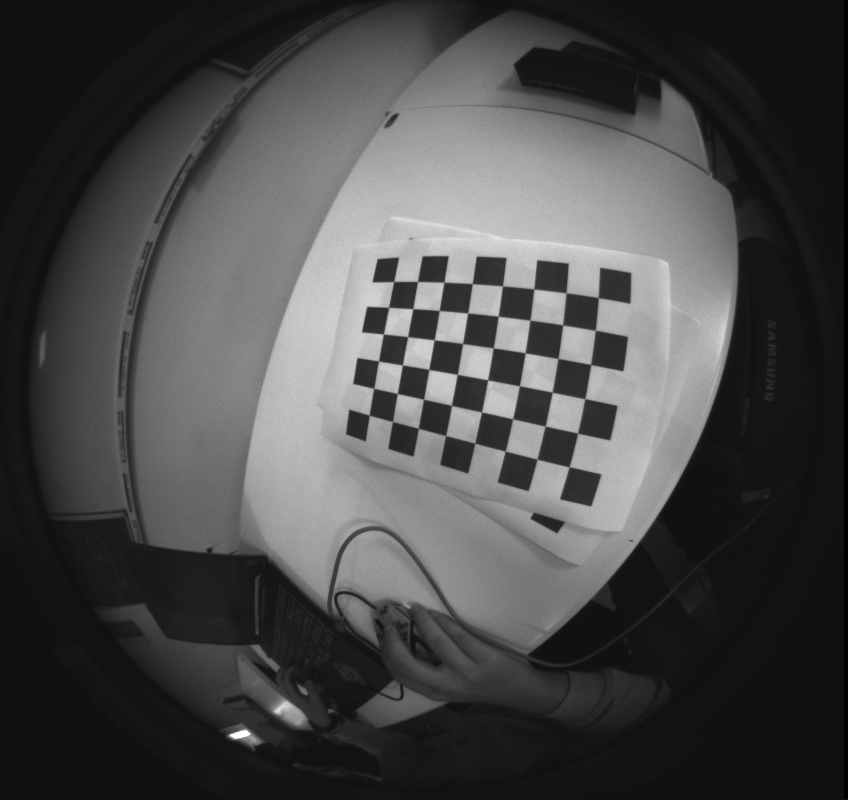
#> input picture tuan8/img/im10_Fisheye.png, 848 x 800 px; its folder holds 5 pictures in this run
$ python thuc_hanh_cau_1.py
#> lines starting #> are read from the running program, lines starting #| are printed output that depends on the picture; after the words box and inside, x2 and y2 are one past the last pixel; in counts of white or black regions, pixels touching at a corner belong together
import numpy as np
import cv2 as cv
import glob

# termination criteria
criteria = (cv.TERM_CRITERIA_EPS + cv.TERM_CRITERIA_MAX_ITER, 30, 0.001)

# prepare object points, like (0,0,0), (1,0,0), (2,0,0) ....,(6,5,0)
objp = np.zeros((6 * 8, 3), np.float32)
objp[:, :2] = np.mgrid[0:8, 0:6].T.reshape(-1, 2)

# Arrays to store object points and image points from all the images.
objpoints = []  # 3d point in real world space
imgpoints = []  # 2d points in image plane.

images = glob.glob('img/*.png')

img_size = None

for fname in images:
    img = cv.imread(fname)
#> img is the input picture: shape (800, 848, 3); min 0, max 255, mean 73.5
    gray = cv.cvtColor(img, cv.COLOR_BGR2GRAY)

    if img_size is None:
        img_size = gray.shape[::-1]
#> img_size = (848, 800)

    # Find the chess board corners
    ret, corners = cv.findChessboardCorners(gray, (8, 6), None)
#> ret = True; corners = 48 rows, first 8: [393.7, 281.5], [417.4, 281.5], [443.8, 282.4], [472.2, 283.7], [502.4, 286.1], [533.8, 289.2], [565.9, 293], [598.2, 297.6]

    # If found, add object points, image points (after refining them)
    if ret:
        objpoints.append(objp)

        corners2 = cv.cornerSubPix(gray, corners, (11, 11), (-1, -1), criteria)
#> corners2 = 48 rows, first 8: [393.7, 281.5], [417.5, 281.4], [443.9, 282.2], [472.3, 283.6], [502.5, 286], [533.8, 289], [566.1, 292.8], [598.3, 297.5]
        imgpoints.append(corners2)

        # Draw and display the corners
        cv.drawChessboardCorners(img, (8, 6), corners2, ret)
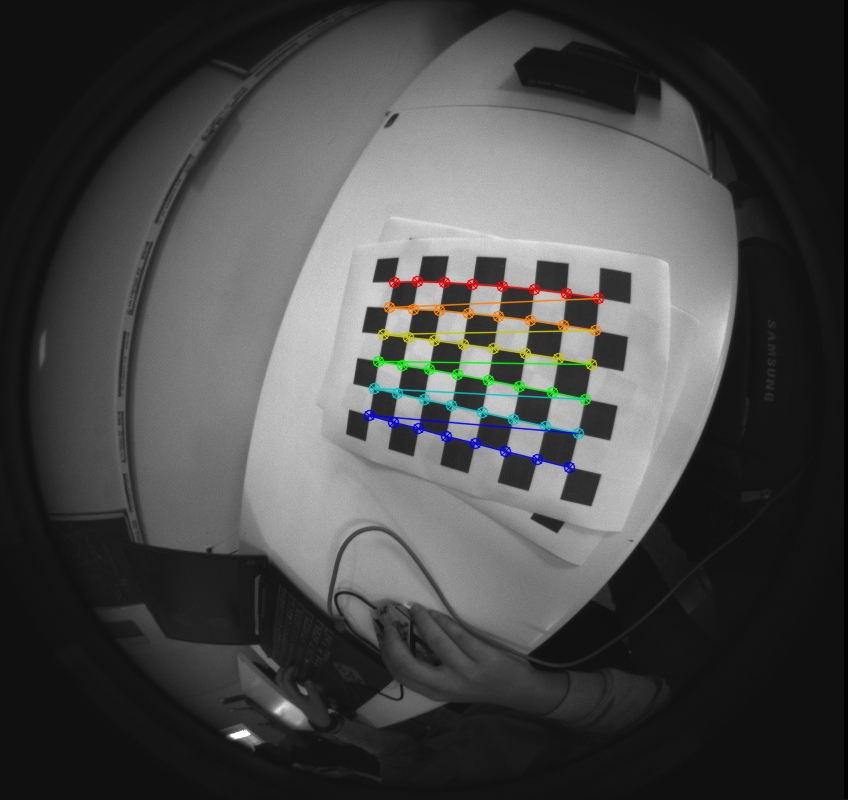
#> img: shape (800, 848, 3); 1.54% of pixels changed, all inside (x1, y1, x2, y2) = (363, 275, 605, 474)
        cv.imshow('img', img)
        cv.waitKey(500)
#> pass 2 of the loop `for fname in images:`:
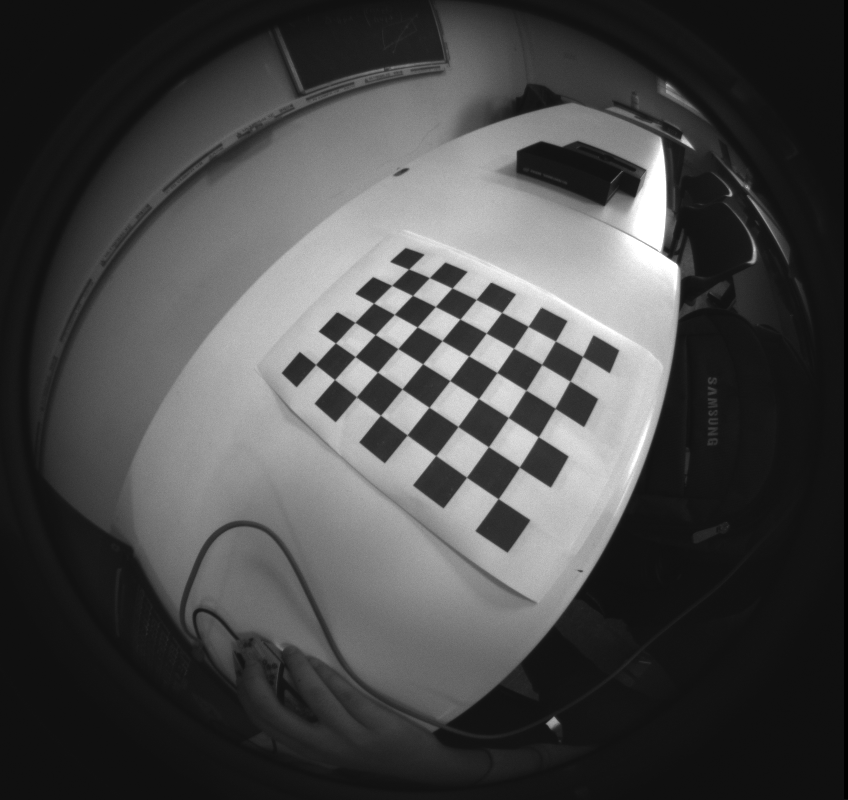
#> input picture tuan8/img/im11_Fisheye.png, 848 x 800 px
#> img is the input picture: shape (800, 848, 3); min 0, max 255, mean 73
#> corners = 48 rows, first 8: [408.5, 269.1], [429.3, 277.6], [452, 288], [476, 299.5], [501.5, 312.6], [528, 326.4], [555.3, 341.1], [582.5, 356.5]
#> corners2 = 48 rows, first 8: [408.5, 269], [429.3, 277.6], [452, 287.9], [476.2, 299.5], [501.7, 312.5], [528.1, 326.3], [555.4, 341.1], [582.6, 356.4]
#> `cv.drawChessboardCorners(img, (8, 6), corners2, ret)`:
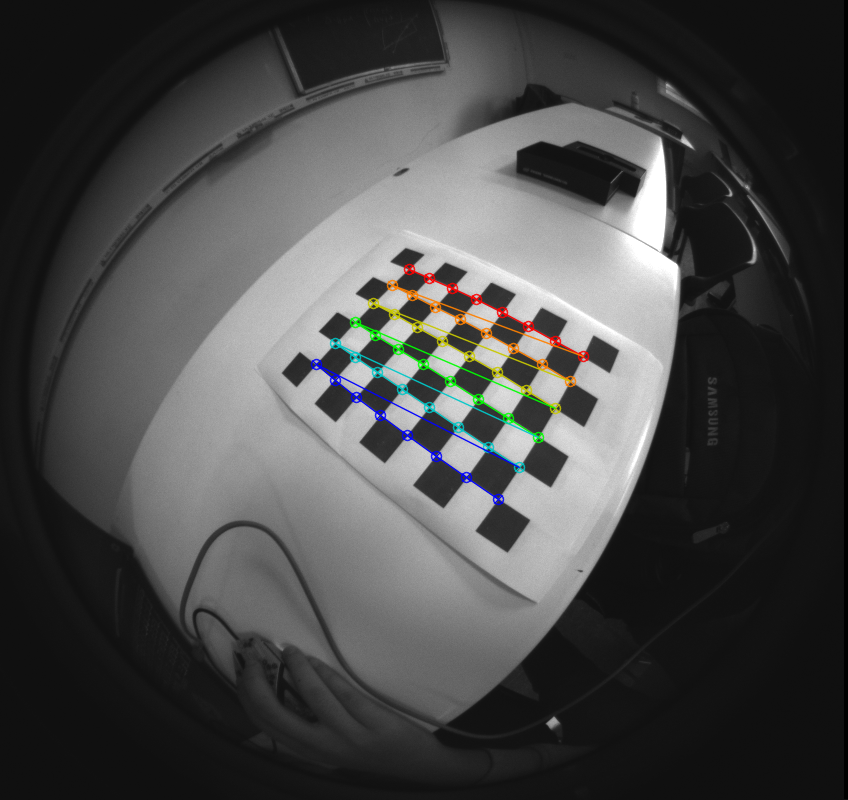
#> img: shape (800, 848, 3); 1.47% of pixels changed, all inside (x1, y1, x2, y2) = (310, 263, 590, 506)
#> pass 3 of the loop `for fname in images:`:
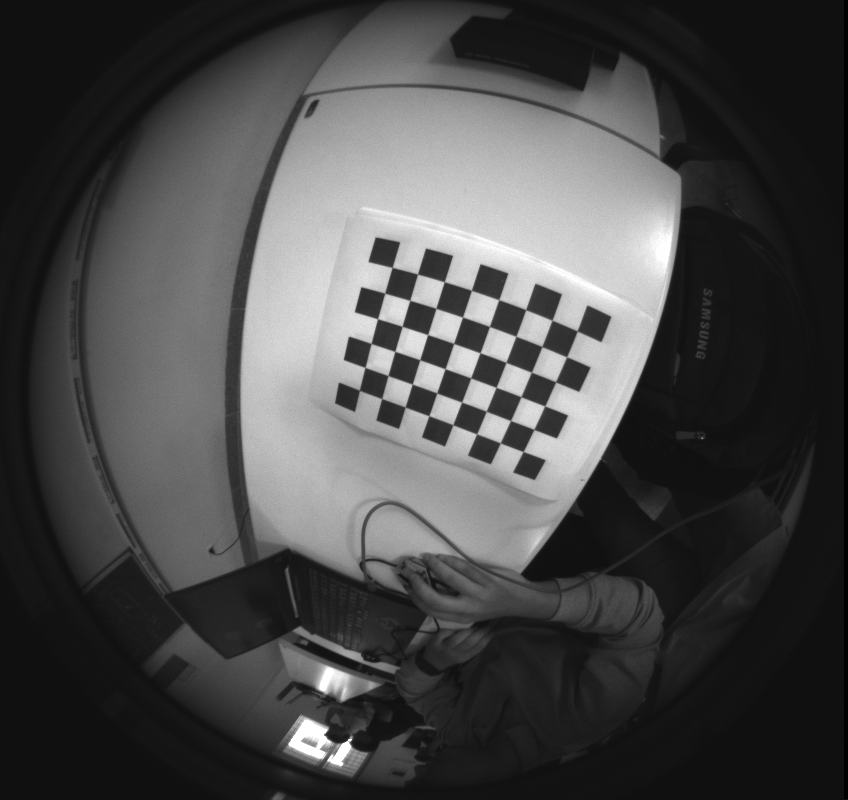
#> input picture tuan8/img/im12_Fisheye.png, 848 x 800 px
#> img is the input picture: shape (800, 848, 3); min 0, max 255, mean 73.6
#> corners = 48 rows, first 8: [392.1, 267.5], [417.5, 274.1], [444.2, 281.8], [471.4, 290.5], [498.6, 299.7], [525.6, 309.7], [551.9, 320.3], [577, 331]
#> corners2 = 48 rows, first 8: [392.1, 267.4], [417.5, 274.1], [444.3, 281.7], [471.4, 290.3], [498.7, 299.7], [525.6, 309.6], [552, 320.3], [577.1, 330.9]
#> `cv.drawChessboardCorners(img, (8, 6), corners2, ret)`:
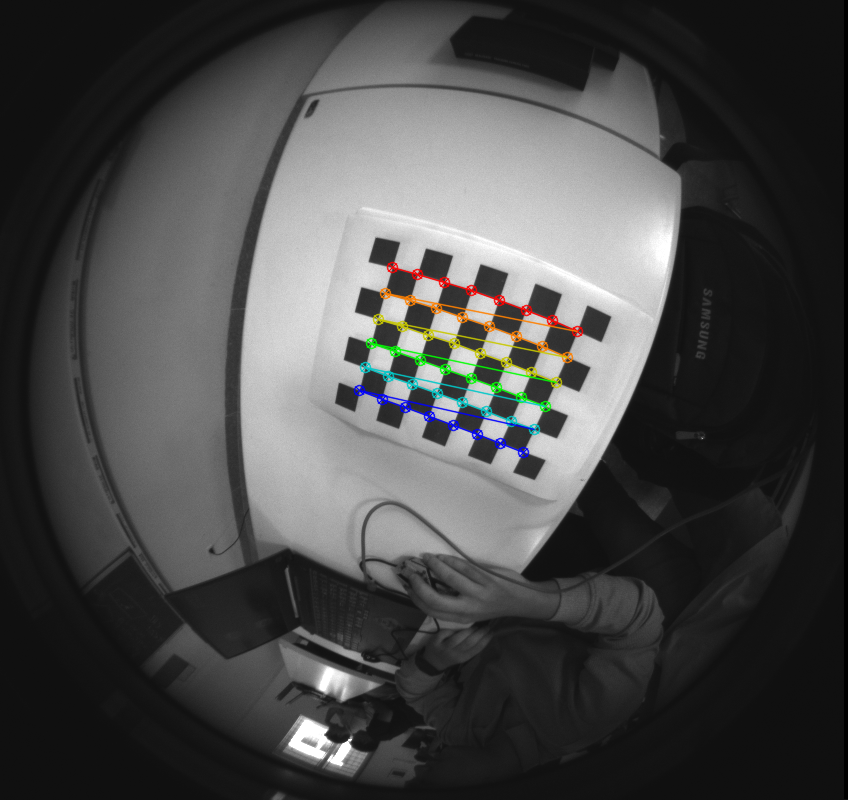
#> img: shape (800, 848, 3); 1.4% of pixels changed, all inside (x1, y1, x2, y2) = (353, 261, 584, 459)
#> the loop made 5 passes; the first 3 are shown

cv.destroyAllWindows()

ret, mtx, dist, rvecs, tvecs = cv.calibrateCamera(objpoints, imgpoints, img_size, None, None)

print(mtx)

img = cv.imread('img/im3_Fisheye.png')
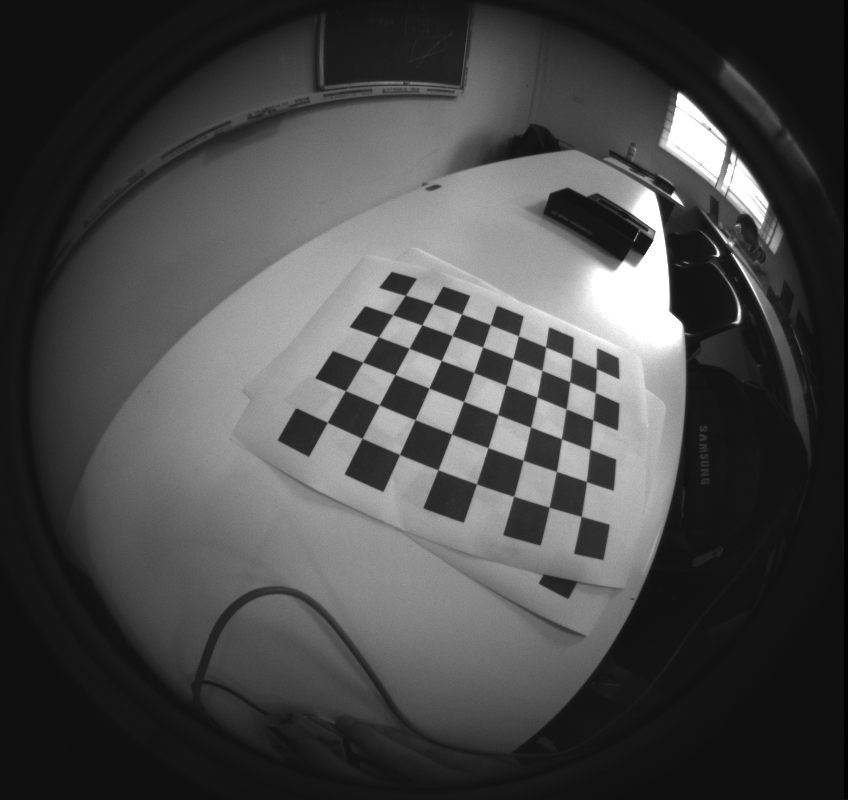
#> input picture tuan8/img/im3_Fisheye.png, 848 x 800 px
#> img is the input picture: shape (800, 848, 3); min 0, max 255, mean 73
h,  w = img.shape[:2]
#> h = 800; w = 848
newcameramtx, roi = cv.getOptimalNewCameraMatrix(mtx, dist, (w,h), 1, (w,h))

# undistort
dst = cv.undistort(img, mtx, dist, None, newcameramtx)
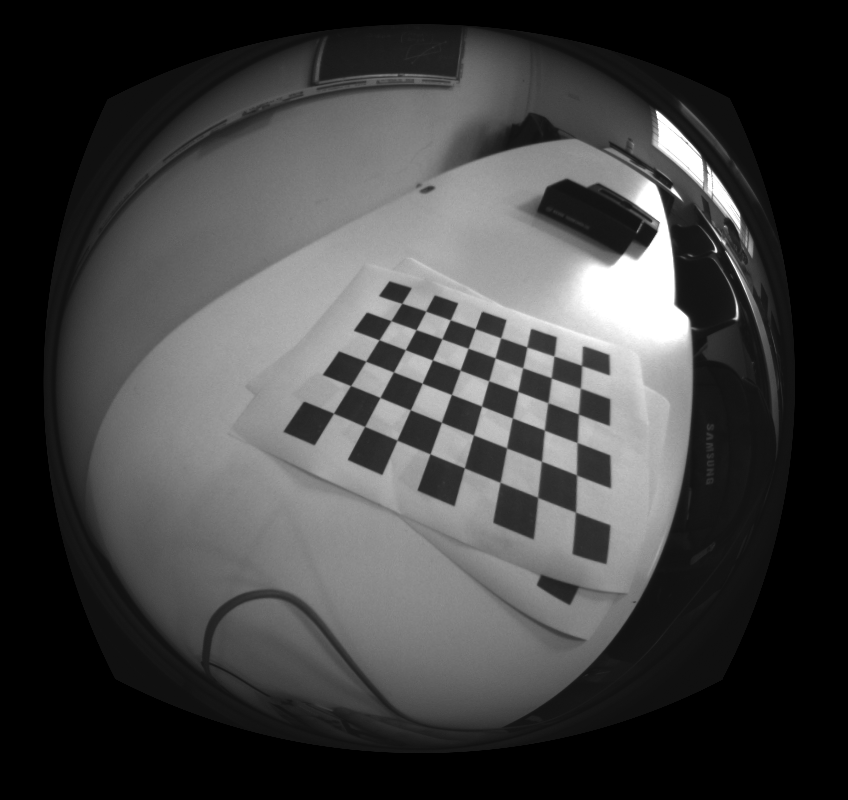
#> dst: shape (800, 848, 3); min 0, max 255, mean 66.2

# crop the image
x, y, w, h = roi
dst = dst[y:y + h, x:x + w]
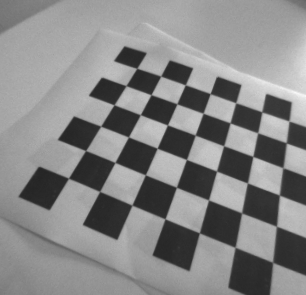
#> dst: shape (295, 306, 3); min 36, max 248, mean 134.5
cv.imwrite('calibresult3.png', dst)
